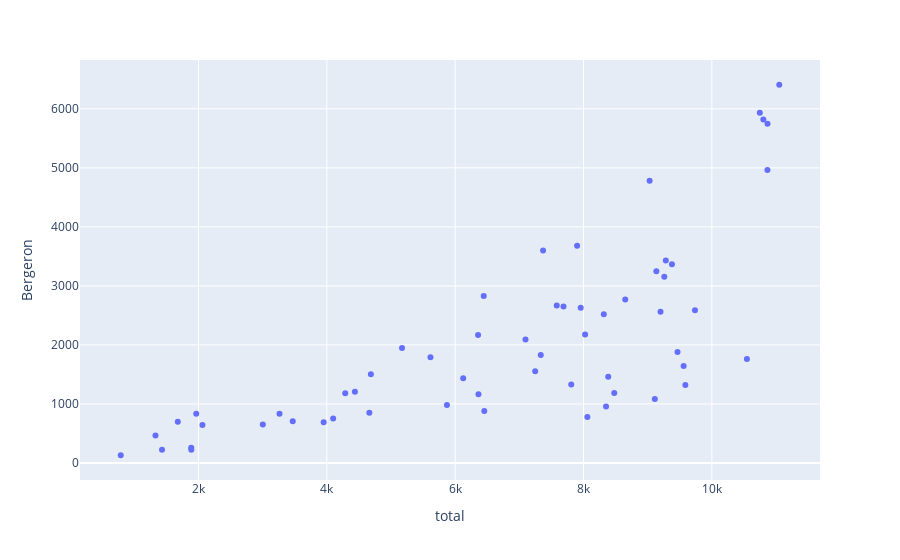

Write notebook code for a chart like this one.
### Markdown cell above
### Scatter Plot

Scatter plots are one of the plots that are used widely as it maps two numerically coordinated data into the graph. Scatter plots can show us trends and relationship between different numerical variables. Using the scatter plot, we could show the relationship of two numerical variables. For example, we could show the relationship of the number of votes that the candidate Bergeron received to the number of total votes in that district.

### Code cell
scatterplot = px.scatter(election_data,x="total",y="Bergeron")
scatterplot.show()

### Figure 1 — Plotly figure (JSON) as saved in the notebook; plotly's stock layout.template omitted (floating-point values rounded to 4 significant figures)
{"data": [{"hovertemplate": "total=%{x}<br>Bergeron=%{y}<extra></extra>", "legendgroup": "", "marker": {"color": "#636efa", "symbol": "circle"}, "mode": "markers", "name": "", "orientation": "v", "showlegend": false, "x": [7334, 6363, 8650, 9030, 10747, 7370, 8316, 10546, 9465, 8351, 9282, 11050, 10867, 10866, 9259, 7247, 9587, 8385, 6454, 8479, 9378, 7096, 9200, 7956, 4099, 6357, 6445, 5872, 7583, 10802, 5615, 3951, 3469, 4663, 4287, 5172, 4687, 7688, 6125, 3263, 3003, 4438, 9560, 7809, 1887, 1889, 1432, 789, 9737, 9135, 7900, 8025, 9111, 8060, 2062, 1965, 1330, 1678], "xaxis": "x", "y": [1829, 1163, 2770, 4782, 5933, 3599, 2521, 1760, 1879, 958, 3430, 6408, 5748, 4962, 3155, 1554, 1320, 1459, 882, 1184, 3368, 2092, 2562, 2631, 754, 2169, 2827, 984, 2666, 5819, 1793, 691, 708, 851, 1182, 1950, 1503, 2653, 1437, 832, 653, 1205, 1642, 1330, 258, 226, 224, 131, 2589, 3250, 3679, 2178, 1085, 780, 643, 833, 465, 698], "yaxis": "y", "type": "scatter"}], "layout": {"xaxis": {"anchor": "y", "domain": [0, 1], "title": {"text": "total"}}, "yaxis": {"anchor": "x", "domain": [0, 1], "title": {"text": "Bergeron"}}, "legend": {"tracegroupgap": 0}, "margin": {"t": 60}}}
